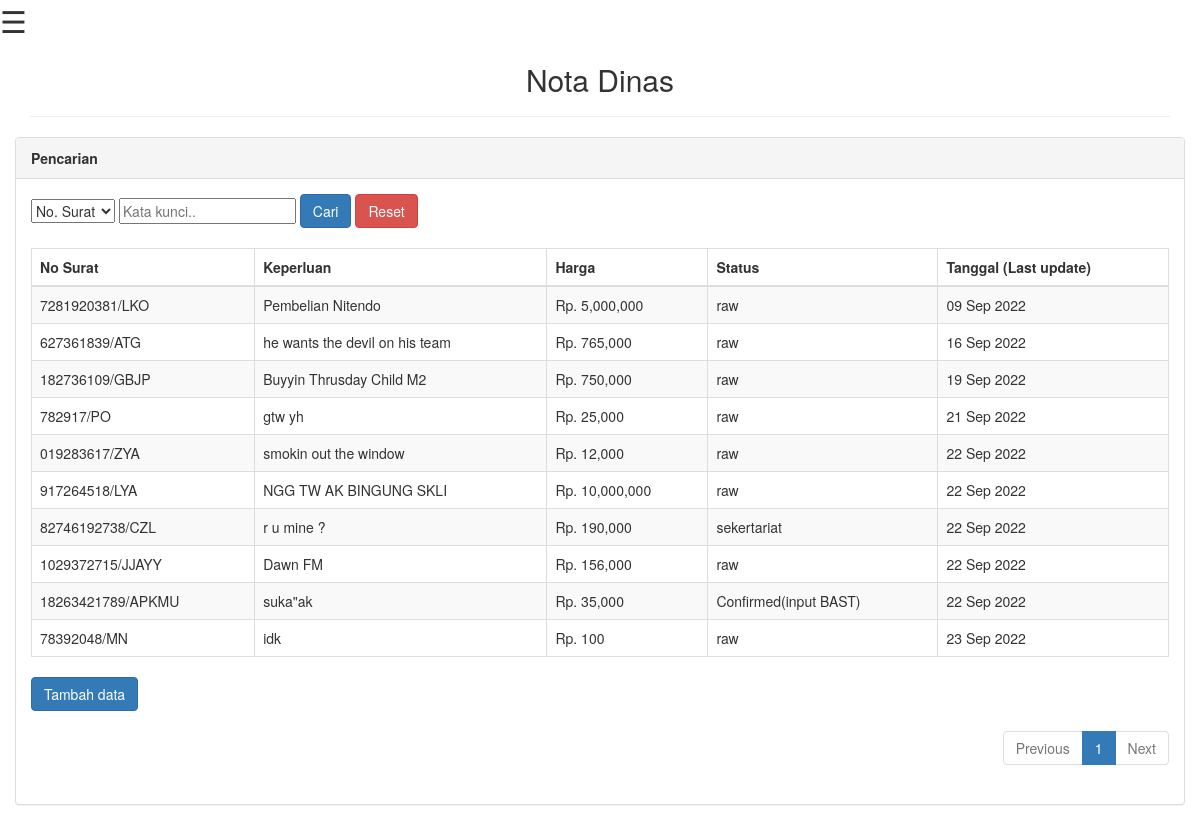
Screenshot of /notadinas.php (signed in) with the database file from the repository.
### tables this page shows
CREATE TABLE `nota_dinas` (
  `nomor_surat` varchar(256) NOT NULL,
  `keperluan` text NOT NULL,
  `harga` int(11) NOT NULL,
  `status` varchar(256) NOT NULL,
  `tgl` date NOT NULL
);

### notadinas.php (the view, shortened to what this page needs)
<?php include "navbar.php"; ?>
<!DOCTYPE html>
<html>
<head>
	<link rel="stylesheet" href="https://maxcdn.bootstrapcdn.com/bootstrap/3.4.0/css/bootstrap.min.css">
</head>
<body>
	<div class="container">
		<div align="center">
			<h2>Nota Dinas</h2>
			<hr>
		</div>
		<div class="row">
			<div class="panel panel-default">
				<div class="panel-heading"><b>Pencarian</b></div>
				<div class="panel-body">
					<form class="form-inline">
						<div class="form-group">
							<select class="form-conntrol" id="Kolom" name="Kolom" required="">
								<?php
								$kolom = (isset($_GET['Kolom'])) ? $_GET['Kolom'] : "";
								?>
								<option value="nomor_surat" <?php if ($kolom == "nomor_surat") echo "selected"; ?>>No. Surat</option>
							</select>
						</div>
						<div class="form-group">
							<input type="text" class="form-conntrol" id="KataKunci" name="KataKunci" placeholder="Kata kunci.." required="" value="<?php if (isset($_GET['KataKunci']))  echo $_GET['KataKunci']; ?>">
						</div>
						<button type="submit" class="btn btn-primary">Cari</button>
						<a href="notadinas.php" class="btn btn-danger">Reset</a>
					</form>
					<br>
					<table class="table table-striped table-bordered table-hover">
						<thead>
							<tr>
								<th>No Surat</th>
								<th>Keperluan</th>
								<th>Harga</th>
								<th>Status</th>
								<th>Tanggal (Last update)</th>
							</tr>
						</thead>
						<tbody>
							<?php
							$page = (isset($_GET['page'])) ? (int) $_GET['page'] : 1;
							$kolomCari = (isset($_GET['Kolom'])) ? $_GET['Kolom'] : "";
							$kolomKataKunci = (isset($_GET['KataKunci'])) ? $_GET['KataKunci'] : "";
							$limit = 10;
							$limitStart = ($page - 1) * $limit;
							if ($kolomCari == "" && $kolomKataKunci == "") {
								$data_nota = mysqli_query($conn, "SELECT * FROM nota_dinas order by tgl LIMIT " . $limitStart . "," . $limit);
							} else {
								$data_nota = mysqli_query($conn, "SELECT * FROM nota_dinas WHERE $kolomCari LIKE '%$kolomKataKunci%' LIMIT " . $limitStart . "," . $limit);
							}
							while ($d = mysqli_fetch_array($data_nota)) {
							?>
								<tr>
									<td> <?= $d['nomor_surat'] ?> </td>
									<td><?= $d['keperluan'] ?></td>
									<td>
										Rp. <?= number_format($d['harga']) ?>
									</td>
									<td><?= $d['status'] ?></td>
									<td><?php echo date('d M Y', strtotime($d['tgl'])) ?></td>
								</tr>
							<?php
							}
							?>
						</tbody>
					</table>
					<a href="nota_dinas/add_nota.php" class="btn btn-primary">Tambah data</a>
					<div align="right">
						<ul class="pagination">
							<?php
							if ($page == 1) {
							?>
								<li class="disabled"><a href="#">Previous</a></li>
								<?php
							}
							?>
							<?php
							if ($kolomCari == "" && $kolomKataKunci == "") {
								$data_nota = mysqli_query($conn, "SELECT * FROM nota_dinas");
							} else {
								$data_nota = mysqli_query($conn, "SELECT * FROM nota_dinas WHERE $kolomCari LIKE '%$kolomKataKunci%'");
							}
							$JumlahData = mysqli_num_rows($data_nota);
							$jumlahPage = ceil($JumlahData / $limit);
							$jumlahNumber = 1;
							$startNumber = ($page > $jumlahNumber) ? $page - $jumlahNumber : 1;
							$endNumber = ($page < ($jumlahPage - $jumlahNumber)) ? $page + $jumlahNumber : $jumlahPage;
							for ($i = $startNumber; $i <= $endNumber; $i++) {
								$linkActive = ($page == $i) ? ' class="active"' : '';
								if ($kolomCari == "" && $kolomKataKunci == "") {
							?>
									<li<?php echo $linkActive; ?>><a href="notadinas.php?page=<?php echo $i; ?>"><?php echo $i; ?></a></li>
									<?php
								} else {
									?>
										<li<?php echo $linkActive; ?>><a href="notadinas.php?Kolom=<?php echo $kolomCari; ?>&KataKunci=<?php echo $kolomKataKunci; ?>&page=<?php echo $i; ?>"><?php echo $i; ?></a></li>
									<?php
								}
							}
									?>
									<?php
									if ($page == $jumlahPage) {
									?>
										<li class="disabled"><a href="#">Next</a></li>
										<?php
									}
									?>
						</ul>
					</div>
</body>
</html>

### navbar.php (shortened to what this page needs)
<!DOCTYPE html>
<html>
<head>
</head>
<body>
  <span style="font-size:30px;cursor:pointer" onclick="openNav()">&#9776;</span>
</body>
</html>

### navbar.php (style rules this page uses)
body { font-family: "Lato", sans-serif; }

### rows the page displays
nota_dinas: nomor_surat "7281920381/LKO", keperluan "Pembelian Nitendo", harga "5,000,000", status "raw", tgl "09 Sep 2022"
nota_dinas: nomor_surat "627361839/ATG", keperluan "he wants the devil on his team", harga "765,000", status "raw", tgl "16 Sep 2022"
nota_dinas: nomor_surat "182736109/GBJP", keperluan "Buyyin Thrusday Child M2", harga "750,000", status "raw", tgl "19 Sep 2022"
nota_dinas: nomor_surat "782917/PO", keperluan "gtw yh", harga "25,000", status "raw", tgl "21 Sep 2022"
nota_dinas: nomor_surat "019283617/ZYA", keperluan "smokin out the window", harga "12,000", status "raw", tgl "22 Sep 2022"
nota_dinas: nomor_surat "917264518/LYA", keperluan "NGG TW AK BINGUNG SKLI", harga "10,000,000", status "raw", tgl "22 Sep 2022"
nota_dinas: nomor_surat "82746192738/CZL", keperluan "r u mine ?", harga "190,000", status "sekertariat", tgl "22 Sep 2022"
nota_dinas: nomor_surat "1029372715/JJAYY", keperluan "Dawn FM", harga "156,000", status "raw", tgl "22 Sep 2022"
nota_dinas: nomor_surat "18263421789/APKMU", keperluan "suka\"ak", harga "35,000", status "Confirmed(input BAST)", tgl "22 Sep 2022"
nota_dinas: nomor_surat "78392048/MN", keperluan "idk", harga "100", status "raw", tgl "23 Sep 2022"
